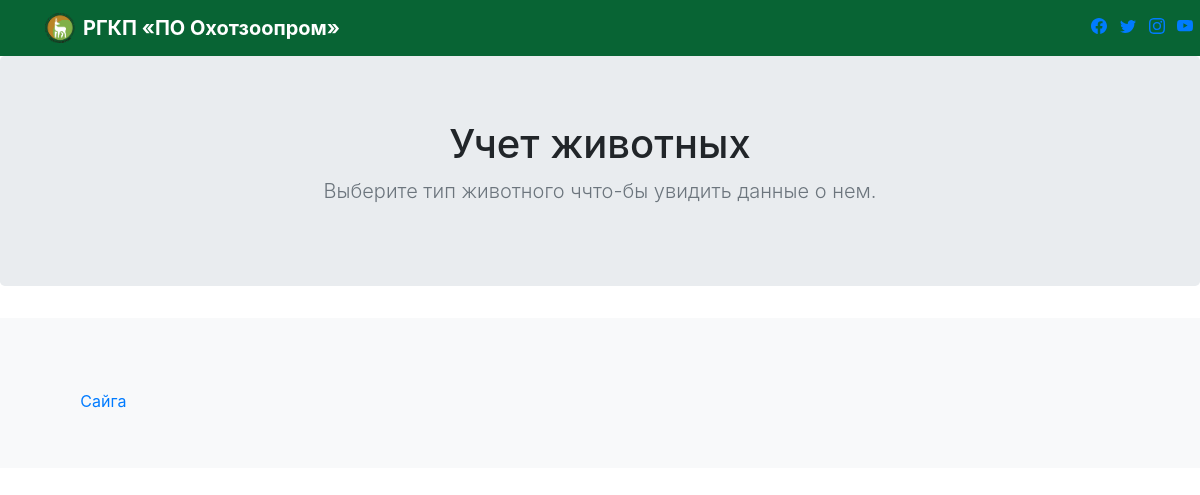
Page /animals/ on the earlier database version.
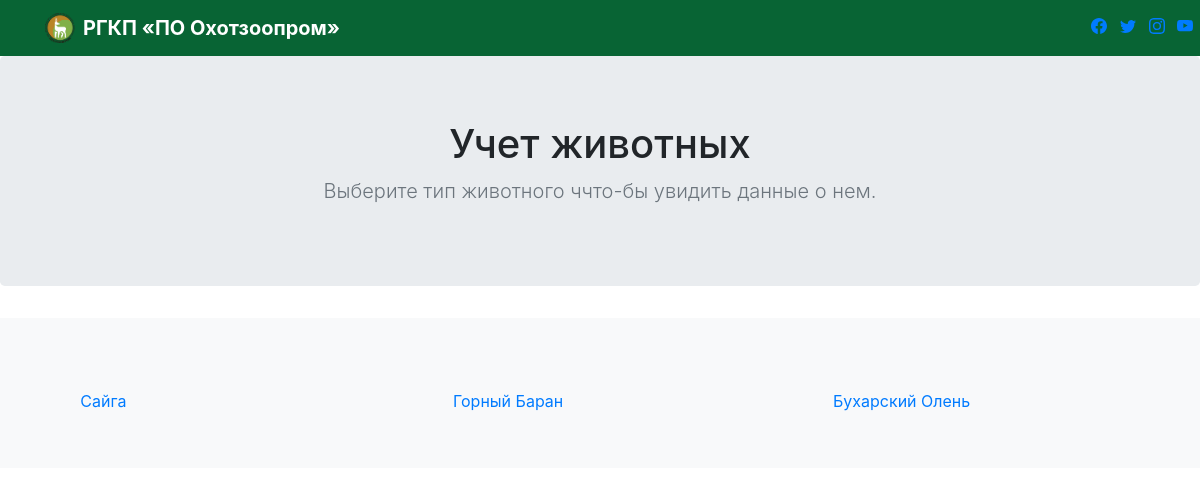
Same page on the later database version.
### welcome/models.py (models this page shows, shortened)
class AnimalName(models.Model):
    name = models.CharField(max_length=50)

### welcome/views.py (the view)
# urls.py: path("animals/", animal_list, name="animal_list"),
def animal_list(request):
    animal_list = AnimalName.objects.all()
    return render(request, 'animals.html', {'animal_list': animal_list})

### templates/animals.html
{% extends 'navigation.html' %}
{% block content %}
      <main role="main">
        <section class="jumbotron text-center">
          <div class="container">
            <h1 class="jumbotron-heading">Учет животных</h1>
            <p class="lead text-muted">Выберите тип животного ччто-бы увидить данные о нем.</p>
          </div>
        </section>
        <div class="album py-5 bg-light">
          <div class="container">
            <div class="row">
              {% for animal in animal_list %}
              <div class="col-md-4">
                <div class="col-md-4">
                  <a href="{% url 'animal_view' animal.name%}" class="btn" style="max-height: 225px; width: 100%; display: block; padding-top: 25%;">{{ animal.name }}</a>
                </div>
              </div>
              {% endfor %}
            </div>
          </div>
        </div>
      </main>
{% endblock %}

Differences in the rows shown:
added AnimalName: name "Горный Баран"
added AnimalName: name "Бухарский Олень"
